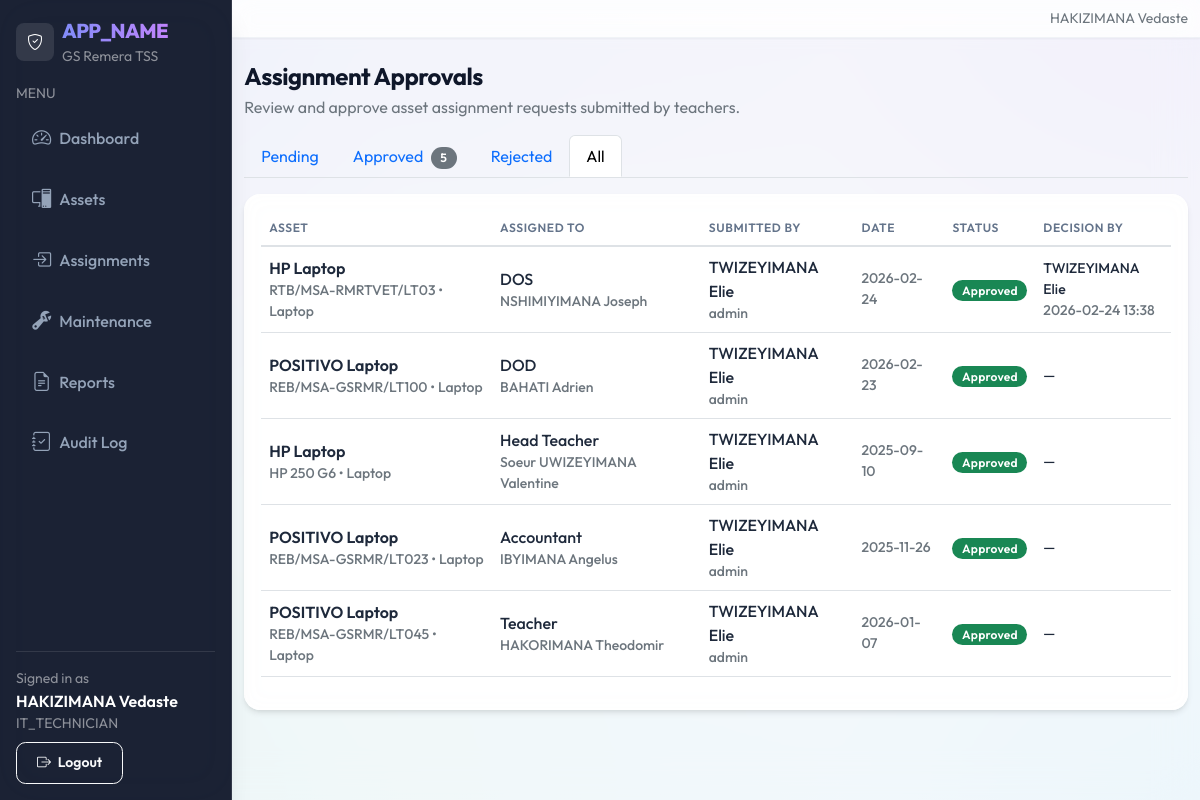
The app's page /admin/approvals/index.php?status=all (signed in), older data.
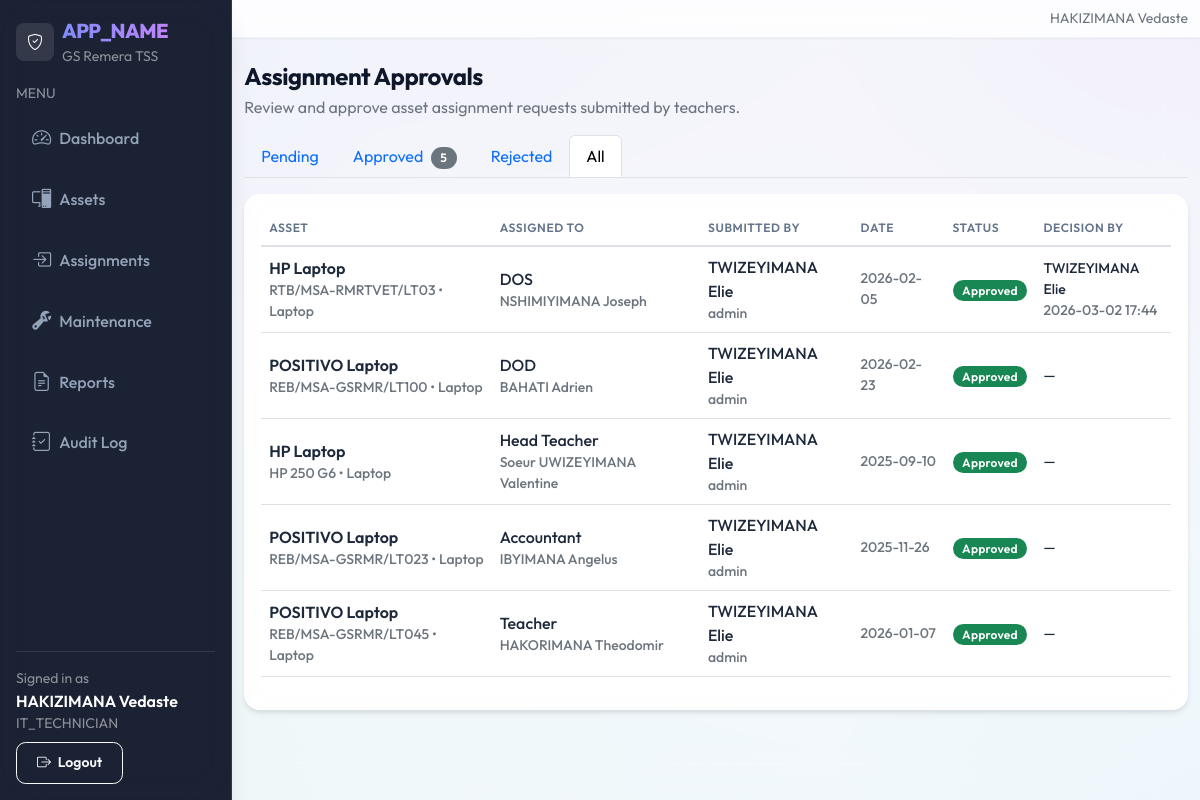
The same page, newer data.
### tables this page shows
CREATE TABLE `asset_assignments` (
  `id` int(10) UNSIGNED NOT NULL,
  `school_id` int(10) UNSIGNED NOT NULL,
  `approval_status` enum('pending','approved','rejected') NOT NULL DEFAULT 'approved',
  `approved_by` int(10) UNSIGNED DEFAULT NULL,
  `approved_at` datetime DEFAULT NULL,
  `approval_note` varchar(255) DEFAULT NULL,
  `asset_id` int(10) UNSIGNED NOT NULL,
  `assigned_to_type` enum('ICT Room','Teacher','Class/Department','Head Teacher','DOD','DOS','Accountant') NOT NULL,
  `assigned_to_name` varchar(120) NOT NULL,
  `assigned_date` date NOT NULL,
  `expected_return_date` date DEFAULT NULL,
  `returned_date` date DEFAULT NULL,
  `return_adapter_status` enum('Working','Damaged','Missing','N/A') DEFAULT NULL,
  `return_display_cable_status` enum('Working','Damaged','Missing','N/A') DEFAULT NULL,
  `return_notes` text,
  `notes` text,
  `created_by` int(10) UNSIGNED NOT NULL,
  `created_at` datetime NOT NULL DEFAULT CURRENT_TIMESTAMP
);

CREATE TABLE `assets` (
  `id` int(10) UNSIGNED NOT NULL,
  `school_id` int(10) UNSIGNED NOT NULL,
  `asset_code` varchar(40) NOT NULL,
  `asset_name` varchar(120) NOT NULL,
  `category_id` int(10) UNSIGNED NOT NULL,
  `brand` varchar(80) DEFAULT NULL,
  `model` varchar(80) DEFAULT NULL,
  `serial_number` varchar(80) DEFAULT NULL,
  `purchase_date` date DEFAULT NULL,
  `asset_condition` enum('New','Good','Fair','Damaged') NOT NULL DEFAULT 'Good',
  `power_adapter` enum('Yes','No') NOT NULL DEFAULT 'No',
  `power_adapter_status` enum('Working','Damaged','Missing','N/A') NOT NULL DEFAULT 'N/A',
  `display_cable` enum('Yes','No') NOT NULL DEFAULT 'No',
  `display_cable_type` enum('HDMI','VGA','DisplayPort','DVI','USB-C','Other','N/A') NOT NULL DEFAULT 'N/A',
  `display_cable_status` enum('Working','Damaged','Missing','N/A') NOT NULL DEFAULT 'N/A',
  `status` enum('Available','In Use','Maintenance','Lost','Faulty') NOT NULL DEFAULT 'Available',
  `location_id` int(10) UNSIGNED NOT NULL,
  `image_path` varchar(255) DEFAULT NULL,
  `notes` text,
  `created_at` datetime NOT NULL DEFAULT CURRENT_TIMESTAMP,
  `updated_at` datetime DEFAULT NULL ON UPDATE CURRENT_TIMESTAMP
);

CREATE TABLE `asset_categories` (
  `id` int(10) UNSIGNED NOT NULL,
  `school_id` int(10) UNSIGNED NOT NULL,
  `name` varchar(80) NOT NULL
);

CREATE TABLE `users` (
  `id` int(10) UNSIGNED NOT NULL,
  `school_id` int(10) UNSIGNED NOT NULL,
  `role_id` int(10) UNSIGNED NOT NULL,
  `location_id` int(10) UNSIGNED DEFAULT NULL,
  `username` varchar(50) NOT NULL,
  `full_name` varchar(120) NOT NULL,
  `email` varchar(120) DEFAULT NULL,
  `password_hash` varchar(255) NOT NULL,
  `is_active` tinyint(1) NOT NULL DEFAULT '1',
  `last_login_at` datetime DEFAULT NULL,
  `created_at` datetime NOT NULL DEFAULT CURRENT_TIMESTAMP,
  `updated_at` datetime DEFAULT NULL ON UPDATE CURRENT_TIMESTAMP
);

### admin/approvals/index.php (the view, shortened to what the rows shown need)
<?php
require_once __DIR__ . '/../../includes/layout.php';
$pdo = db();
$sid = (int)$_SESSION['user']['school_id'];
$isSuper = is_super_admin();
$filter = trim($_GET['status'] ?? 'pending');
$whereParts = ["aa.approval_status = :status"];
$params = [':status' => ($filter === 'all' ? '%' : $filter)];
if ($filter === 'all') $whereParts = ["1=1"];
if (!$isSuper) { $whereParts[] = "aa.school_id = :sid"; $params[':sid'] = $sid; }
$where = implode(" AND ", $whereParts);
$stmt = $pdo->prepare("
  SELECT
    aa.*,
    a.asset_code, a.asset_name,
    c.name AS category_name,
    u.full_name AS submitted_by_name,
    u.username AS submitted_by_username,
    aprv.full_name AS approved_by_name
  FROM asset_assignments aa
  JOIN assets a ON a.id = aa.asset_id
  JOIN asset_categories c ON c.id = a.category_id
  JOIN users u ON u.id = aa.created_by
  LEFT JOIN users aprv ON aprv.id = aa.approved_by
  WHERE {$where}
  ORDER BY aa.created_at DESC
  LIMIT 300
");
$stmt->execute($params);
$rows = $stmt->fetchAll();
?>
<div class="d-flex align-items-center justify-content-between flex-wrap gap-2 mb-3">
  <div>
    <h1 class="h4 mb-1">Assignment Approvals</h1>
  </div>
</div>
<div class="card table-card">
  <div class="card-body">
    <?php if (!$rows): ?>
      <div class="text-center text-secondary py-5">
        <i class="bi bi-clipboard2-check fs-1 d-block mb-2"></i>
        No <?php echo htmlspecialchars($filter); ?> assignment requests found.
      </div>
    <?php else: ?>
    <div class="table-responsive">
      <table class="table align-middle">
        <thead>
          <tr class="text-secondary small">
            <th>Asset</th>
            <th>Assigned To</th>
            <th>Submitted By</th>
            <th>Date</th>
            <th>Status</th>
            <?php if ($filter !== 'pending'): ?><th>Decision By</th><?php endif; ?>
          </tr>
        </thead>
        <tbody>
          <?php foreach ($rows as $r): ?>
            <tr>
              <td>
                <div class="fw-semibold"><?php echo htmlspecialchars($r['asset_name']); ?></div>
                <div class="small text-secondary"><?php echo htmlspecialchars($r['asset_code']); ?> &bull; <?php echo htmlspecialchars($r['category_name']); ?></div>
              </td>
              <td>
                <div><?php echo htmlspecialchars($r['assigned_to_type']); ?></div>
                <div class="small text-secondary"><?php echo htmlspecialchars($r['assigned_to_name']); ?></div>
              </td>
              <td>
                <div><?php echo htmlspecialchars($r['submitted_by_name']); ?></div>
                <div class="small text-secondary"><?php echo htmlspecialchars($r['submitted_by_username']); ?></div>
              </td>
              <td class="small text-secondary"><?php echo htmlspecialchars($r['assigned_date']); ?></td>
              <td>
                <?php
                  $badge = ['pending' => 'warning text-dark', 'approved' => 'success', 'rejected' => 'danger'];
                  $bs = $badge[$r['approval_status']] ?? 'secondary';
                ?>
                <span class="badge text-bg-<?php echo $bs; ?>"><?php echo ucfirst($r['approval_status']); ?></span>
              </td>
              <?php if ($filter !== 'pending'): ?>
              <td>
                <div class="small"><?php echo htmlspecialchars($r['approved_by_name'] ?? '—'); ?></div>
                <div class="small text-secondary"><?php echo $r['approved_at'] ? htmlspecialchars(substr($r['approved_at'], 0, 16)) : ''; ?></div>
              </td>
              <?php endif; ?>
            </tr>
          <?php endforeach; ?>
        </tbody>
      </table>
    </div>
    <?php endif; ?>
  </div>
</div>

Row changes from the older to the newer data that the page shows:
removed asset_assignments: asset.asset_name "HP Laptop", asset.asset_code "RTB/MSA-RMRTVET/LT03", asset_categories.name "Laptop", assigned_to_type "DOS", assigned_to_name "NSHIMIYIMANA Joseph", created_by.full_name "TWIZEYIMANA Elie", created_by.username "admin", assigned_date "2026-02-24", approval_status "Approved", approved_at "2026-02-24 13:38"
added asset_assignments: asset.asset_name "HP Laptop", asset.asset_code "RTB/MSA-RMRTVET/LT03", asset_categories.name "Laptop", assigned_to_type "DOS", assigned_to_name "NSHIMIYIMANA Joseph", created_by.full_name "TWIZEYIMANA Elie", created_by.username "admin", assigned_date "2026-02-05", approval_status "Approved", approved_at "2026-03-02 17:44"
